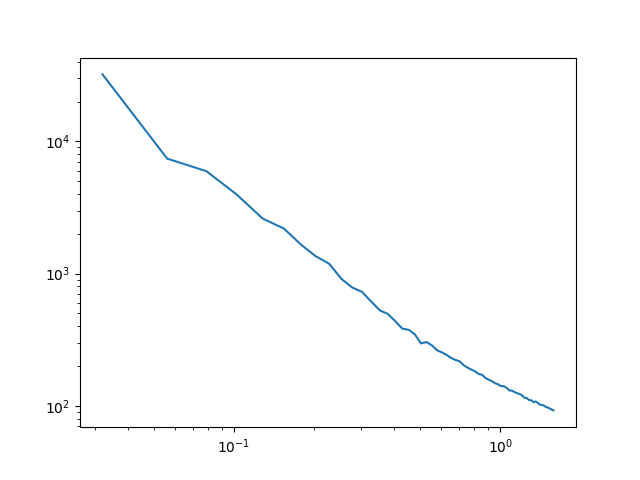

Source code (Python):
import sys 
sys.path.append("..")
import numpy as np
from TideRec import Rec
from TideRec import Power
from scipy.fft import fftn, ifftn
import matplotlib.pyplot as plt

BoxSize = 250.0
NMesh = 256

MyRec = Rec(BoxSize = BoxSize, NMesh = NMesh)
MyRec.Read(mode = 'binary', path = './exam_data/Ng256_Density.bin')
MyRec.AutoRec(mode ='5term', sigma = 1)

MyPower = Power(Rec = MyRec, path = './exam_data/Ng256_Density.bin')
n, k, pk = MyPower.Compute(mode = 'DM')
if MyPower.rank == 0:
    plt.loglog(k, pk)
    plt.savefig('./exam_Power.png')
    print('exam_CrossCor complete!')